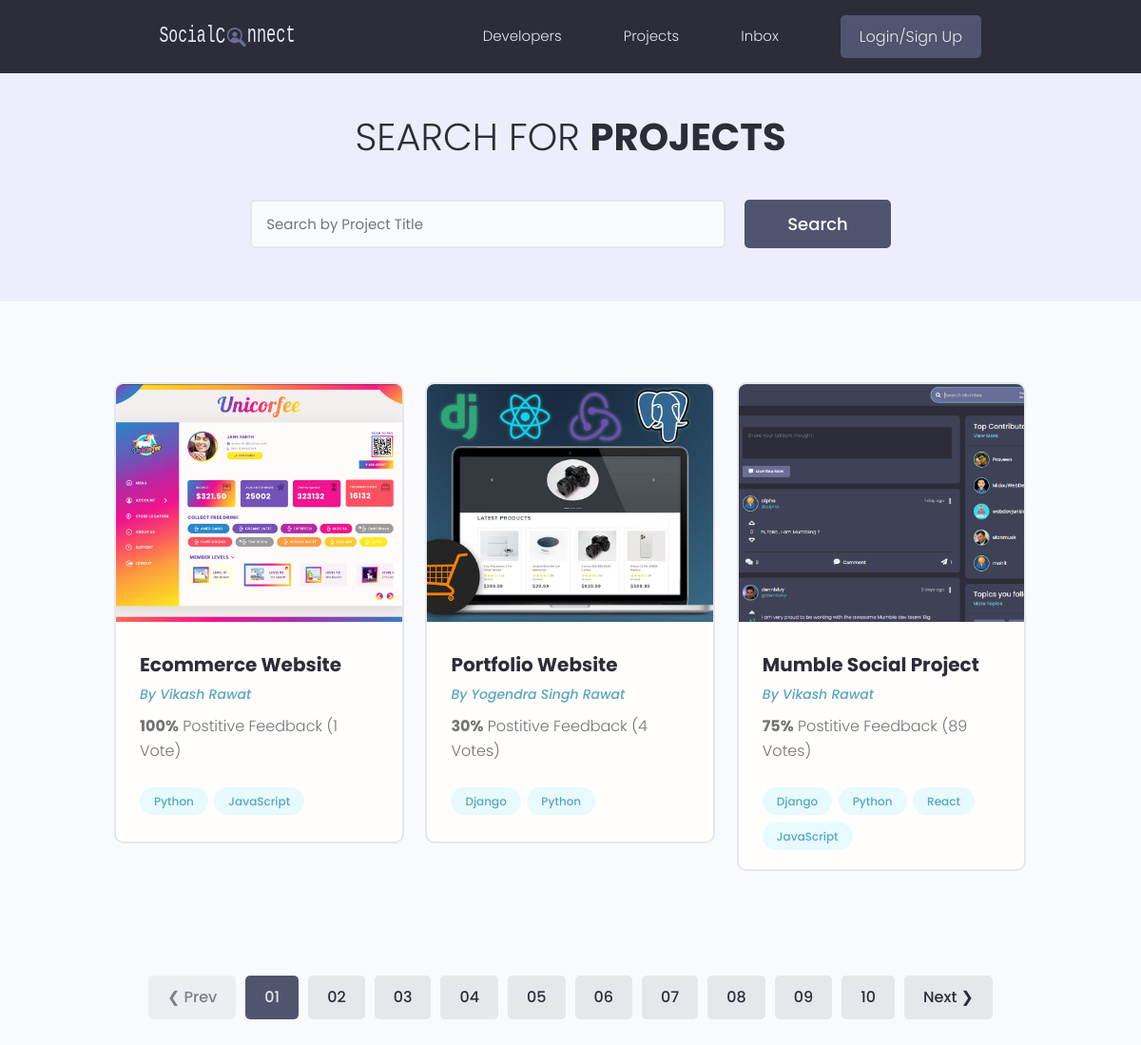
The page / on the database its author committed.
### projects/models.py (models this page shows, shortened)
class Project(models.Model):
    owner = models.ForeignKey(Profile,null=True,blank=True,on_delete=models.SET_NULL)
    title = models.CharField(max_length=100)
    description = models.TextField(null=True, blank=True)
    featured_image = models.ImageField(null=True,blank=True,default="default.jpg")
    demo_link = models.CharField(max_length=2000, null=True, blank=True)
    source_link = models.CharField(max_length=2000, null=True, blank=True)
    tags = models.ManyToManyField('Tag',blank=True)
    vote_total = models.IntegerField(default=0,null=True,blank=True)
    vote_ratio = models.IntegerField(default=0,null=True,blank=True)
    created_at = models.DateTimeField(auto_now_add=True)
    id = models.UUIDField(primary_key=True, default=uuid.uuid4, unique=True, editable=False)

class Tag(models.Model):
    name = models.CharField(max_length=200)
    created_at = models.DateTimeField(auto_now_add=True)
    id = models.UUIDField(primary_key=True, default=uuid.uuid4, unique=True, editable=False)
    def __str__(self):
        return self.name

### users/models.py (models this page shows, shortened)
class Profile(models.Model):
    user = models.OneToOneField(User,on_delete=models.CASCADE,null=True,blank=True)
    name = models.CharField(max_length=200,blank=True,null=True)
    email = models.EmailField(max_length=500,blank=True,null=True)
    username = models.CharField(max_length=100,blank=True,null=True)
    location = models.CharField(max_length=100,blank=True,null=True)
    short_intro = models.CharField(max_length=1000,blank=True,null=True)
    bio = models.TextField(blank=True,null=True)
    profile_image = models.ImageField(null=True,blank=True,upload_to="profiles/",default ='profiles/user-default.png')
    social_github = models.CharField(max_length=200,blank=True,null=True)
    social_twitter = models.CharField(max_length=200,blank=True,null=True)
    social_linkedin = models.CharField(max_length=200,blank=True,null=True)
    social_website = models.CharField(max_length=200,blank=True,null=True)
    social_youtube = models.CharField(max_length=200,blank=True,null=True)
    created_at = models.DateTimeField(auto_now_add=True)
    id = models.UUIDField(primary_key=True,unique=True,editable=False,default=uuid.uuid4)

### projects/views.py (the view)
# urls.py: path("", views.projects, name="projects"),
def projects(request):
    items = Project.objects.all()
    context = {"projects":items}
    return render(request, 'projects/projects.html',context)

### projects/templates/projects/projects.html (shortened to what this page needs)
{% extends 'main.html' %}
{% load static %}
{%  block content %}
  <main class="projects">
    <section class="hero-section text-center">
      <div class="container container--narrow">
        <div class="hero-section__box">
          <h2>Search for <span>Projects</span></h2>
        </div>
        <div class="hero-section__search">
          <form class="form" action="#" method="get">
            <div class="form__field">
              <input class="input input--text" id="formInput#search" type="text" name="text"
                placeholder="Search by Project Title" />
            </div>
            <input class="btn btn--sub btn--lg" type="submit" value="Search" />
          </form>
        </div>
      </div>
    </section>
    <section class="projectsList">
      <div class="container">
        <div class="grid grid--three">
            {% for project in projects %}
          <div class="column">
            <div class="card project">
              <a href="{% url 'project' project.id %}" class="project">
                <img class="project__thumbnail" src="{{project.featured_image.url}}" alt="project thumbnail" />
                <div class="card__body">
                  <h3 class="project__title">{{project.title}}</h3>
                  <p><a class="project__author" href="{% url 'user-profile' project.owner.id %}">By {{project.owner.name}}</a></p>
                  <p class="project--rating">
                    <span style="font-weight: bold;">{{project.vote_ratio}}%</span> Postitive
                    Feedback ({{project.vote_total}} Vote{{project.vote_total|pluralize:"s"}})
                  </p>
                  <div class="project__tags">
                      {% for tag in project.tags.all %}
                    <span class="tag tag--pill tag--main">
                      <small>{{tag}}</small>
                    </span>
                    {% endfor %}
                  </div>
                </div>
              </a>
            </div>
          </div>
          {% endfor %}
        </div>
      </div>
    </section>
    <div class="pagination">
      <ul class="container">
        <li><a href="#" class="btn btn--disabled">&#10094; Prev</a></li>
        <li><a href="#" class="btn btn--sub">01</a></li>
        <li><a href="#" class="btn">02</a></li>
        <li><a href="#" class="btn">03</a></li>
        <li><a href="#" class="btn">04</a></li>
        <li><a href="#" class="btn">05</a></li>
        <li><a href="#" class="btn">06</a></li>
        <li><a href="#" class="btn">07</a></li>
        <li><a href="#" class="btn">08</a></li>
        <li><a href="#" class="btn">09</a></li>
        <li><a href="#" class="btn">10</a></li>
        <li><a href="#" class="btn">Next &#10095;</a></li>
      </ul>
    </div>
  </main>
{% endblock content %}

### static/styles/app.css (style rules this page uses)
:root { --color-sub: #2d2d39; }
.btn--sub { background-color: var(--color-sub-light); }
.card { border: 2px solid var(--color-light); }
img { width: 100%; }
.hero-section { height: 40vh; display: flex; align-items: center; background-color: var(--color-sub); }
.hero-section__box { margin-bottom: 4rem; }
.hero-section__box > h2, .hero-section__box > h2 > span { font-size: 4rem; color: var(--color-light); line-height: 1.3; text-transform: uppercase; }
.hero-section__box > h2 { font-weight: 300; }
.hero-section__box > h2 > span { font-weight: 700; }
.hero-section__search > .form { display: flex; align-items: center; justify-content: center; gap: 2rem; }
.hero-section__search > .form input.input--text { width: 50rem; }
.pagination { margin-top: 8rem; margin-bottom: 10rem; }
.pagination > ul { flex-wrap: wrap; list-style: none; display: flex; align-items: center; justify-content: center; gap: 1rem; }
.pagination .btn { color: var(--color-sub); }
.pagination .btn.btn--sub { color: var(--color-light); }
.project__author { font-size: 1.4rem; font-style: italic; }
.project--rating { margin-bottom: 1.6em; margin-top: .5em; }
.projects > .hero-section { background: var(--color-sub-lighter); height: 30vh; }
.projects .hero-section__box { margin-bottom: 2.5rem; }
.projects .hero-section__box > h2 { color: var(--color-sub); }
.projects .hero-section__box > h2 > span { font-weight: 700; color: var(--color-sub); }
.projectsList { margin-top: 8rem; }
.project__thumbnail { height: 25rem; object-fit: cover; object-position: top center; }
.project__title { font-size: 2rem; font-weight: 700; color: var(--color-sub); }

### static/uikit/styles/modules/_variables.css (style rules this page uses)
:root { --color-main: #5aa5b9; --color-main-light: #e6faff; --color-sub: #3f4156; --color-sub-light: #51546e; --color-sub-lighter: #ededfd; --color-text: #737373; --color-gray: #8b8b8b; --color-light: #e5e7eb; --color-light-gray: #767676; --color-bg: #f8fafd; --color-white: #fffefd; --color-white-light: #f3f3f3; --color-success: #359e64; --color-success-bg: #def8e8; --color-error: #fc4b0b; --color-error-bg: #fff2ee; --font-base: 'Poppins', arial, helvetica, 'Segoe UI', roboto, ubuntu, sans-serif; --font-monospace: 'Fira Code', 'Courier New', courier, monospace; --font-regular: 300; --font-medium: 500; --font-bold: 700; --generic-shadow: 1px 1px 5px #00000010; --generic-transition: all 0.3s ease-in-out; }

### static/uikit/styles/modules/_base.css (style rules this page uses)
* { margin: 0; padding: 0; box-sizing: border-box; text-rendering: optimizeLegibility; color: inherit; font-size: inherit; }
html { font-size: 50%; }
@media only screen and (min-width: 480px) { html { font-size: 56.25%; } }
@media only screen and (min-width: 1200px) { html { font-size: 62.5%; } }
body { line-height: 1.6; font-weight: 400; font-size: 1.5rem; color: var(--color-text); background-color: var(--color-bg); min-height: 100vh; }

### static/uikit/styles/modules/_typography.css (style rules this page uses)
* { font-family: var(--font-base); }
h2 { font-size: 3.6rem; font-weight: var(--font-bold); }
h3 { font-size: 3.2rem; font-weight: var(--font-medium); }
p, span, strong { font-size: 1.6rem; color: var(--color-text); font-weight: var(--font-regular); }
a { padding-bottom: 2px; text-decoration: none; display: inline-block; color: var(--color-main); font-weight: var(--font-medium); }

### static/uikit/styles/modules/_utilities.css (style rules this page uses)
.container { width: 92%; max-width: 165rem; margin: 0 auto; box-sizing: border-box; }
.container--narrow { width: 92%; max-width: 120rem; }
@media screen and (min-width: 1000px) { .container { width: 90%; } }
@media screen and (min-width: 1000px) { .container--narrow { width: 85%; } }
@media screen and (min-width: 1200px) { .container { width: 80%; } }
@media screen and (min-width: 1200px) { .container--narrow { width: 72%; } }
.text-center { text-align: center; }

### static/uikit/styles/modules/_button.css (style rules this page uses)
.btn { display: inline-block; position: relative; cursor: pointer; background-color: var(--color-light); font-weight: var(--font-medium); color: var(--color-sub); text-decoration: none; padding: 1rem 2rem; border-radius: 0.5rem; border: none; width: -webkit-fit-content; width: -moz-fit-content; width: fit-content; height: -webkit-fit-content; height: -moz-fit-content; height: fit-content; font-size: 1.6rem; outline-width: 0; outline-color: transparent; -webkit-backface-visibility: hidden; backface-visibility: hidden; transition: all 0.3s ease-in-out; }
.btn:disabled, .btn--disabled { cursor: not-allowed; opacity: 0.6; }
.btn--sub { background-color: var(--color-sub); color: var(--color-white); }
.btn--lg { font-size: 1.8rem; padding: 1.2rem 4.5rem; }

### rows shown on the page
Project: featured_image (picture), title "Ecommerce Website", owner.name "Vikash Rawat", vote_ratio "100", vote_total "1"
Tag: name "Python"
Tag: name "JavaScript"
Project: featured_image (picture), title "Portfolio Website", owner.name "Yogendra Singh Rawat", vote_ratio "30", vote_total "4"
Tag: name "Django"
Project: featured_image (picture), title "Mumble Social Project", owner.name "Vikash Rawat", vote_ratio "75", vote_total "89"
Tag: name "React"
